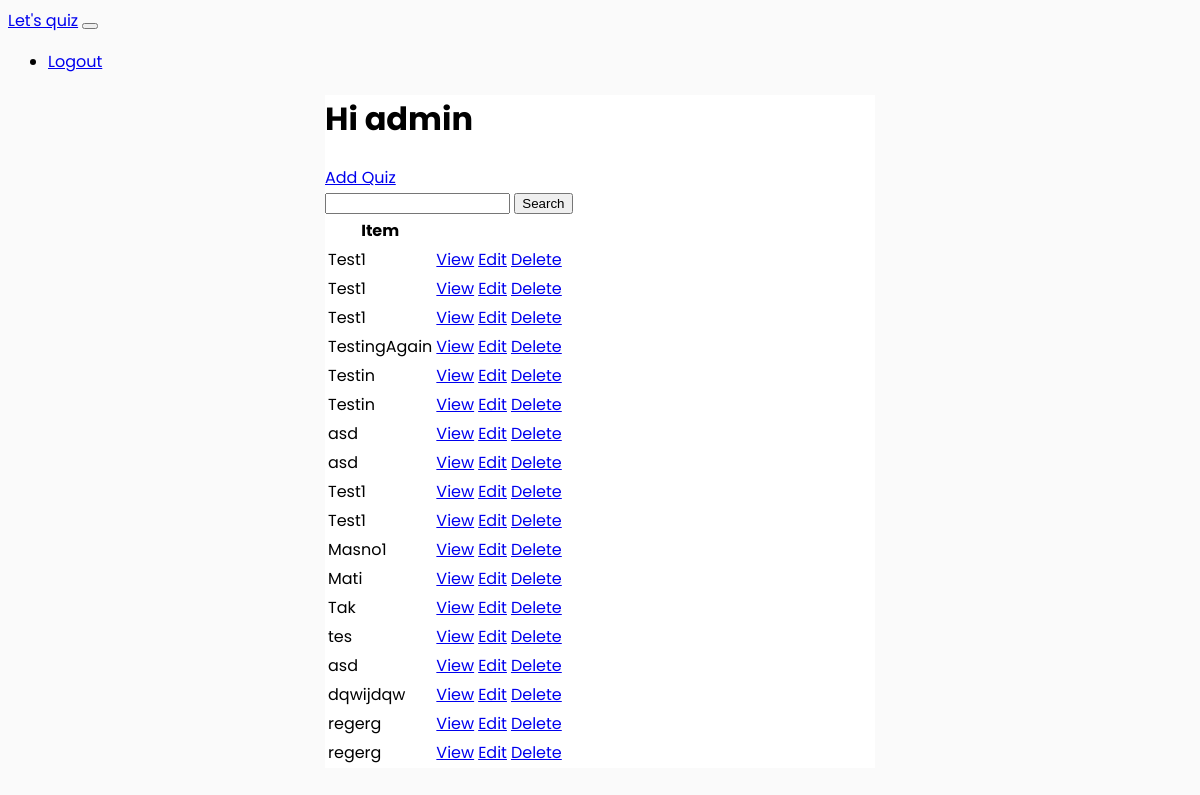
The app's page / (signed in), older data.
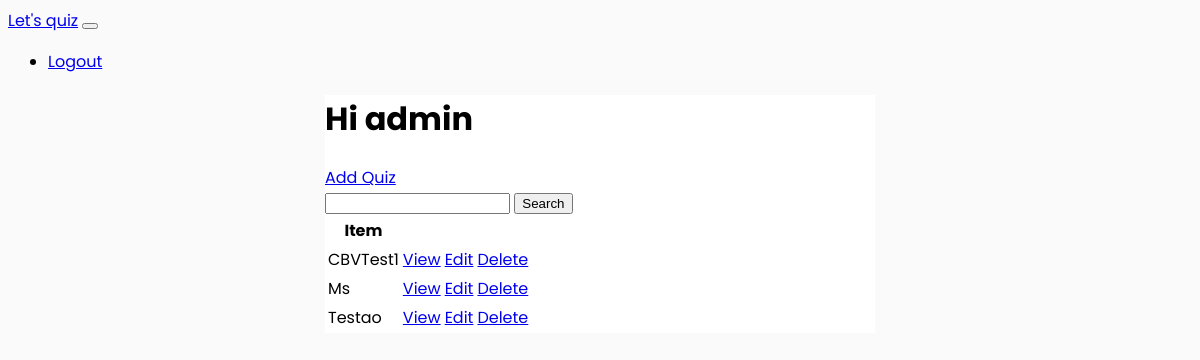
The same page, newer data.
### quiz/models.py (models this page shows, shortened)
class Quiz(models.Model):
    name = models.CharField(max_length=150)
    topic = models.CharField(max_length=120)
    class Meta:
        verbose_name_plural = 'Quizes'

### quiz/views.py (the view)
# urls.py: path('', QuizList.as_view(), name='quizes'),
class QuizList(LoginRequiredMixin, ListView):
    model = Quiz
    context_object_name = 'quizes'
    def get_context_data(self, **kwargs):
        context = super().get_context_data(**kwargs)
        search_input = self.request.GET.get('search-area') or ''
        if search_input:
            context['quizes'] = context['quizes'].filter(name__startswith=search_input)
        context['search-input'] = search_input
        return context

### templates/quiz/quiz_list.html
{% extends 'quiz/base.html' %}
{% block content %}
    <h1 class="display-1 text-info">Hi {{ request.user }}</h1>
    <a href="{% url 'quiz:quiz-create' %}">Add Quiz</a>
    <form method="GET">
        <input type="text" name="search-area" value="{{search_input}}">
        <input type="submit" value="Search">
    </form>
    <table>
        <tr>
            <th>Item</th>
            <th></th>
        </tr>
        {% for quiz in quizes %}
        <tr>
            <td>{{quiz.name}}</td>
            <td><a href="{% url 'quiz:quiz' quiz.id %}">View</a></td>
            <td><a href="{% url 'quiz:quiz-update' quiz.id %}">Edit</a></td>
            <td><a href="{% url 'quiz:quiz-delete' quiz.id %}">Delete</a></td>
        </tr>
        {% empty %}
        <h3>No quizes</h3>
        {% endfor %}
    </table>
{% endblock %}

### templates/quiz/base.html (shortened to what this page needs)
<!doctype html>
<html lang="en">
    <head>
    </head>
    <body>
    {% include 'quiz/navbar.html' %}
    <div class="container">
        {% block content %}
        {% endblock %}
    </div>
    </body>
</html>

### templates/quiz/navbar.html (shortened to what this page needs)
<nav class="navbar navbar-expand-lg navbar-light bg-light">
    <a class="navbar-brand" href="{% url 'quiz:quizes' %}">Let's quiz</a>
    <button class="navbar-toggler" type="button" data-toggle="collapse" data-target="#navbarSupportedContent" aria-controls="navbarSupportedContent" aria-expanded="false" aria-label="Toggle navigation">
    </button>
    <div class="collapse navbar-collapse" id="navbarSupportedContent">
      <ul class="navbar-nav mr-auto">
        {% if request.user.is_authenticated %}
        <li class="nav-item">
            <a class="nav-link" href="{% url 'quiz:logout' %}">Logout</a>
        </li>
        {% endif %}
      </ul>
    </div>
  </nav>

### templates/quiz/base.html (style rules this page uses)
body { background-color: #fafafa; font-family: 'Poppins', sans-serif; }
.container { max-width: 550px; margin: auto; background-color: #fff; }

Row changes from the older to the newer data that the page shows:
removed Quiz: name "Test1"
removed Quiz: name "Test1"
removed Quiz: name "Test1"
removed Quiz: name "TestingAgain"
removed Quiz: name "Testin"
removed Quiz: name "Testin"
removed Quiz: name "asd"
removed Quiz: name "asd"
removed Quiz: name "Test1"
removed Quiz: name "Test1"
removed Quiz: name "Masno1"
removed Quiz: name "Mati"
removed Quiz: name "Tak"
removed Quiz: name "tes"
removed Quiz: name "asd"
removed Quiz: name "dqwijdqw"
removed Quiz: name "regerg"
removed Quiz: name "regerg"
added Quiz: name "CBVTest1"
added Quiz: name "Ms"
added Quiz: name "Testao"
